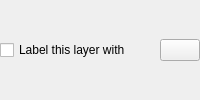
    <widget class="QFrame" name="frameLabelWith">
     <layout class="QHBoxLayout" name="horizontalLayout_3">
      <property name="margin">
       <number>0</number>
      </property>
      <item>
       <widget class="QCheckBox" name="chkEnableLabeling">
        <property name="text">
         <string>Label this layer with</string>
        </property>
       </widget>
      </item>
      <item>
       <widget class="QgsFieldExpressionWidget" name="mFieldExpressionWidget" native="true">
        <property name="sizePolicy">
         <sizepolicy hsizetype="Expanding" vsizetype="Preferred">
          <horstretch>0</horstretch>
          <verstretch>0</verstretch>
         </sizepolicy>
        </property>
        <property name="maximumSize">
         <size>
          <width>16777215</width>
          <height>16777215</height>
         </size>
        </property>
       </widget>
      </item>
      <item>
       <spacer name="horizontalSpacer_7">
        <property name="orientation">
         <enum>Qt::Horizontal</enum>
        </property>
        <property name="sizeType">
         <enum>QSizePolicy::Fixed</enum>
        </property>
        <property name="sizeHint" stdset="0">
         <size>
          <width>0</width>
          <height>20</height>
         </size>
        </property>
       </spacer>
      </item>
      <item>
       <spacer name="horizontalSpacer_5">
        <property name="orientation">
         <enum>Qt::Horizontal</enum>
        </property>
        <property name="sizeHint" stdset="0">
         <size>
          <width>12</width>
          <height>20</height>
         </size>
        </property>
       </spacer>
      </item>
      <item>
       <widget class="QPushButton" name="btnEngineSettings">
        <property name="enabled">
         <bool>true</bool>
        </property>
        <property name="toolTip">
         <string>Automated placement settings (apply to all layers)</string>
        </property>
        <property name="icon">
         <iconset resource="../../images/images.qrc">
          <normaloff>:/images/themes/default/mIconAutoPlacementSettings.svg</normaloff>:/images/themes/default/mIconAutoPlacementSettings.svg</iconset>
        </property>
        <property name="iconSize">
         <size>
          <width>24</width>
          <height>16</height>
         </size>
        </property>
       </widget>
      </item>
     </layout>
    </widget>
